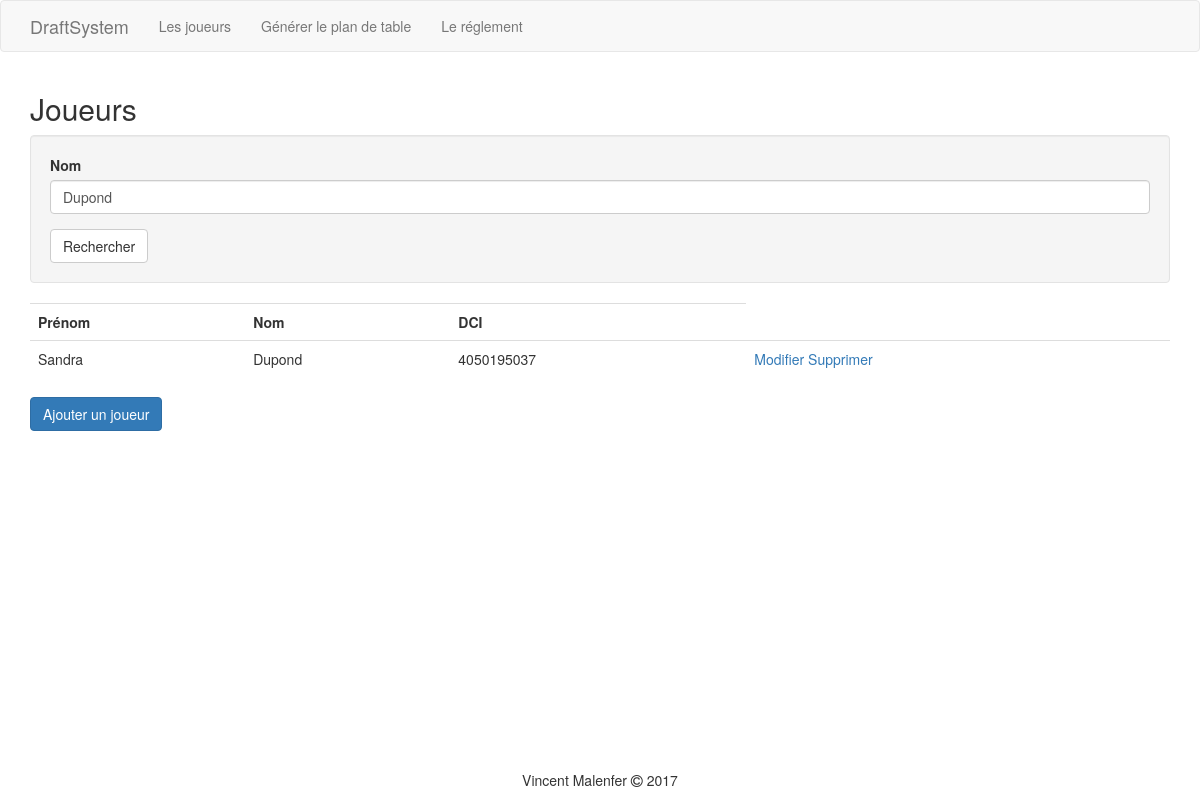
Before: /player.php?nom=Dupond with the older database file.
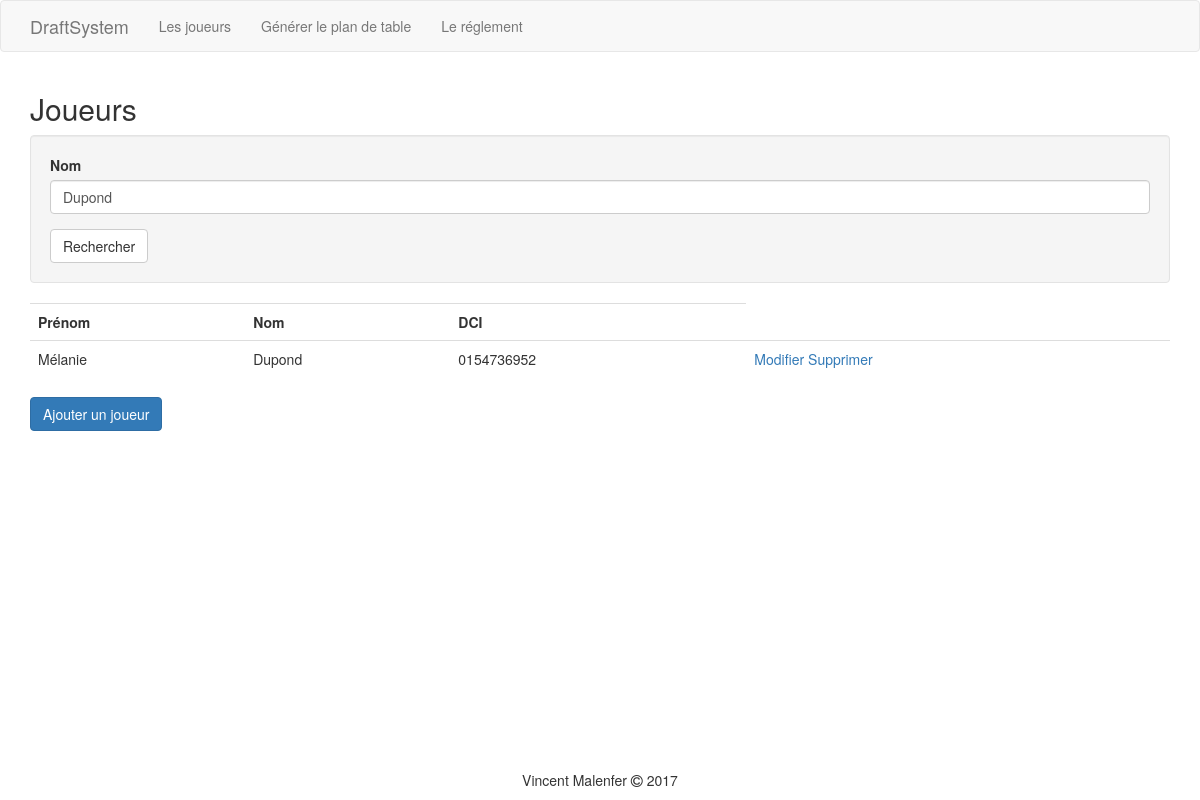
After: the same page with the newer database file.
### tables this page shows
CREATE TABLE `player` (
  `id` int(11) NOT NULL,
  `prenom` varchar(50) NOT NULL,
  `nom` varchar(100) NOT NULL,
  `dci` varchar(255) NOT NULL
);

### player.php (called while the page is built, shortened)
<?php
$nom = (isset($_GET['nom'])) ? $_GET['nom'] : null;
$players = Player::fetchAll($nom);
require 'View/player.php';

### Model/Player.php (called while the page is built, shortened)
<?php
class Player
{
	private $id;
	private $prenom;
	private $nom;
	private $dci;
	public function getId()
	{
		return $this->id;
	}
	public function getPrenom()
	{
		return $this->prenom;
	}
	public function getNom()
	{
		return $this->nom;
	}
	public function getDci()
	{
		return $this->dci;
	}
	public static function fetchAll($nom = null)
	{
		$cnx = Cnx::getInstance();
		$query = 'SELECT * FROM player';
		if (!empty($nom)) {
			$nom = $cnx->quote("%$nom%");
			$query.= " WHERE nom LIKE $nom";
		}
		$stmt = $cnx->query($query);
		return $stmt->fetchAll(\PDO::FETCH_CLASS, self::class);
	}
}

### View/player.php (the view, shortened to what this page needs)
<?php
require 'layout/top.php';
?>
<h2>Joueurs</h2>
<div class="well">
	<form>
		<div class="form-group">
			<label>Nom</label>
			<input type="text" name="nom" class="form-control" value="<?= $nom; ?>" placeholder="Votre recherche"/>
		</div>
		<button type="submit" class="btn btn-default">Rechercher</button>
	</form>
</div>
<table class="table">
	<tr>
		<th>Prénom</th>
		<th>Nom</th>
		<th>DCI</th>
	</tr>
	<?php
		foreach ($players as $player) :
	?>
	<tr>
		<td><?= $player->getPrenom(); ?></td>
		<td><?= $player->getNom(); ?></td>
		<td><?= $player->getDci(); ?></td>
		<td>
			<a href="player-edit.php?id=<?= $player->getId();?>">Modifier</a>
			<a href="player-delete.php?id=<?= $player->getId();?>">Supprimer</a>
		</td>
	</tr>
	<?php
	endforeach;
	?>
</table>
<p>
	<?php if (count($players) >= 8): ?>
		<a class="btn btn-danger">Complet !</a>
	<?php else : ?>
		<a class="btn btn-primary" href="player-edit.php">Ajouter un joueur</a>
	<?php endif ?>
</p>
<?php
require 'layout/bottom.php';
?>

Changed rows visible on the page:
removed player: prenom "Sandra", nom "Dupond", dci "4050195037"
added player: prenom "Mélanie", nom "Dupond", dci "0154736952"
